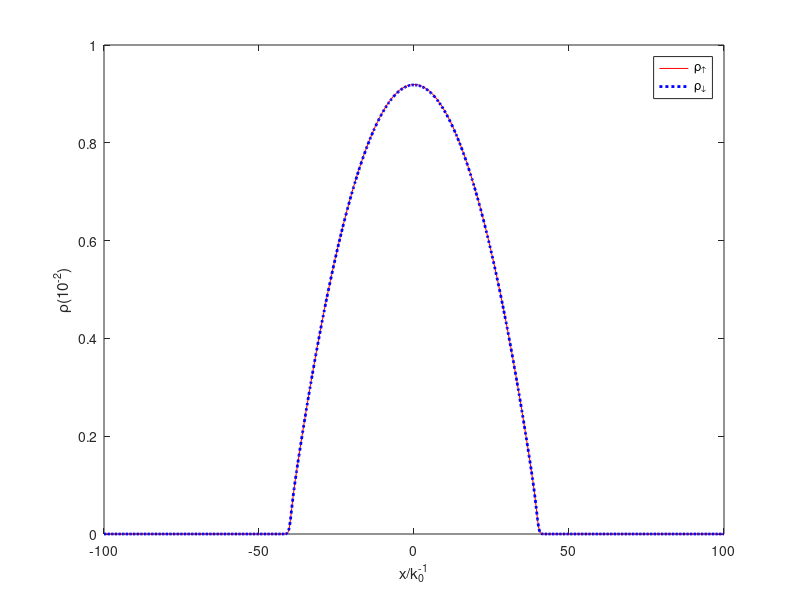
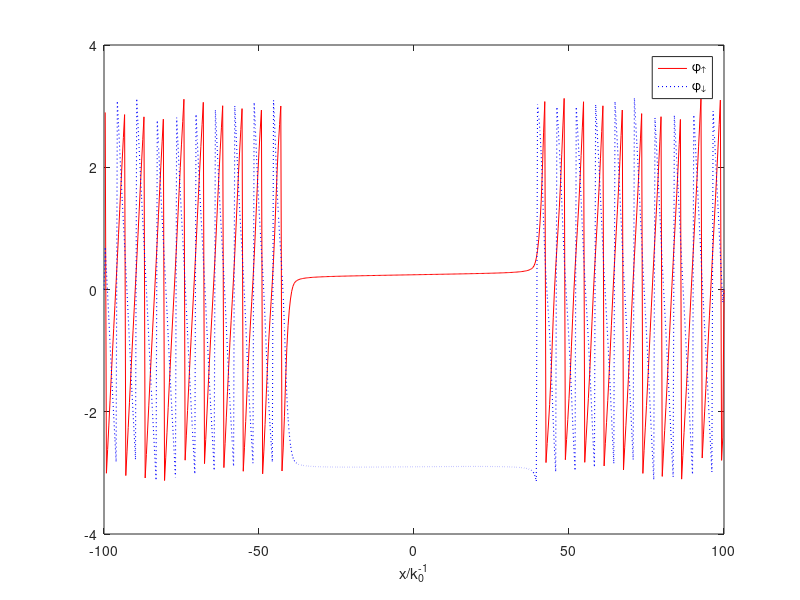
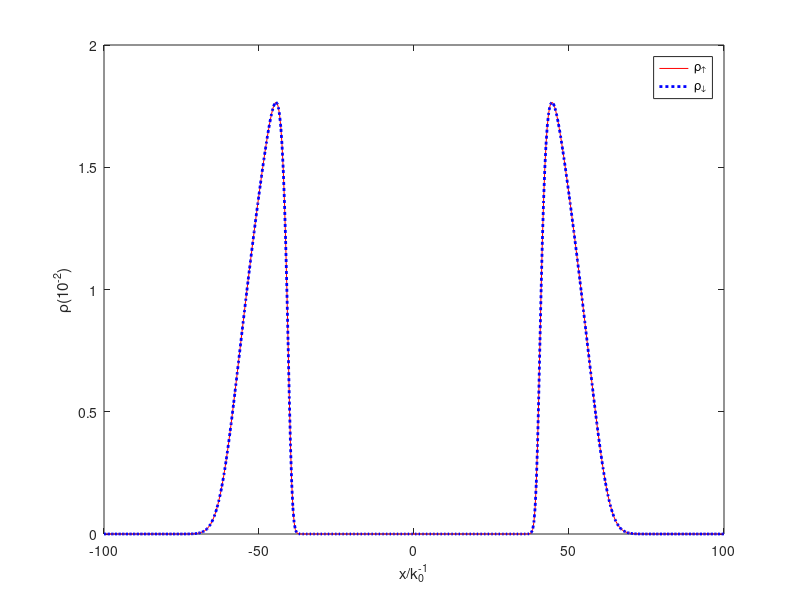
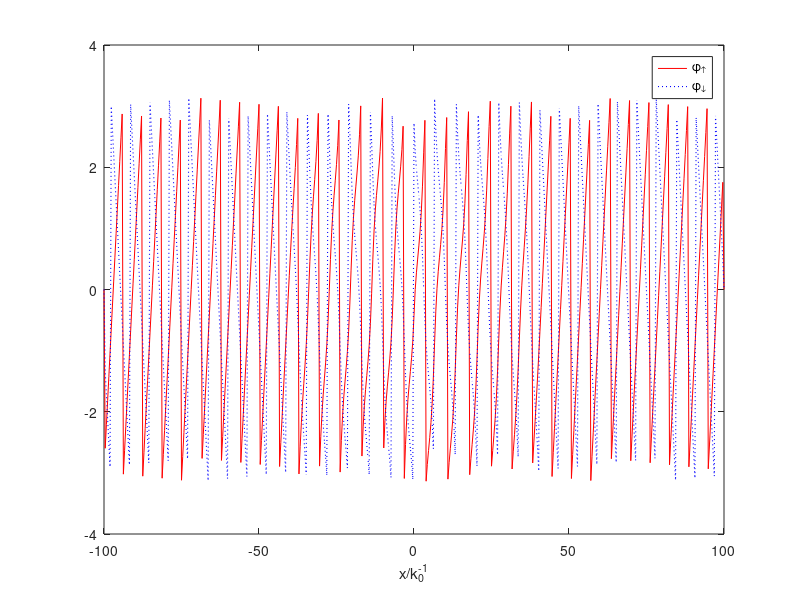

Write MATLAB code to recreate these figures, in order.
%% =========== beta = 0.5 omega = 1 ========================
% ============= AZM相 BST相 =============================
% close all
DENA1 = dlmread('DENA1.DAT');
DENA2 = dlmread('DENA2.DAT');
DENB1 = dlmread('DENB1.DAT');
DENB2 = dlmread('DENB2.DAT');
PHASEA1 = dlmread('PHASEA1.DAT');
PHASEA2 = dlmread('PHASEA2.DAT');
PHASEB1 = dlmread('PHASEB1.DAT');
PHASEB2 = dlmread('PHASEB2.DAT');
x = linspace(-100, 100, 513);

figure(1);
% multiply with 100
plot(x, 100*DENA1, 'r-', x, 100*DENA2, 'b:', 'LineWidth', 2);
xlabel('x/k_0^{-1}');
ylabel('\rho(10^{-2})');
legend('\rho_\uparrow', '\rho_\downarrow');

%%
% close all
figure(2);
plot(x, PHASEA1, 'r-', x, PHASEA2, 'b:', 'LineWidth', 0.8);
xlabel('x/k_0^{-1}');
% ylabel('\phi');
legend('\phi_\uparrow', '\phi_\downarrow');

%% 
figure(3);
% multiply with 100
plot(x, 100*DENB1, 'r-', x, 100*DENB2, 'b:', 'LineWidth', 2);
xlabel('x/k_0^{-1}');
ylabel('\rho(10^{-2})');
legend('\rho_\uparrow', '\rho_\downarrow');

%% 
figure(4);
plot(x, PHASEB1, 'r-', x, PHASEB2, 'b:', 'LineWidth', 0.8);
xlabel('x/k_0^{-1}');
% ylabel('\phi');
legend('\phi_\uparrow', '\phi_\downarrow');